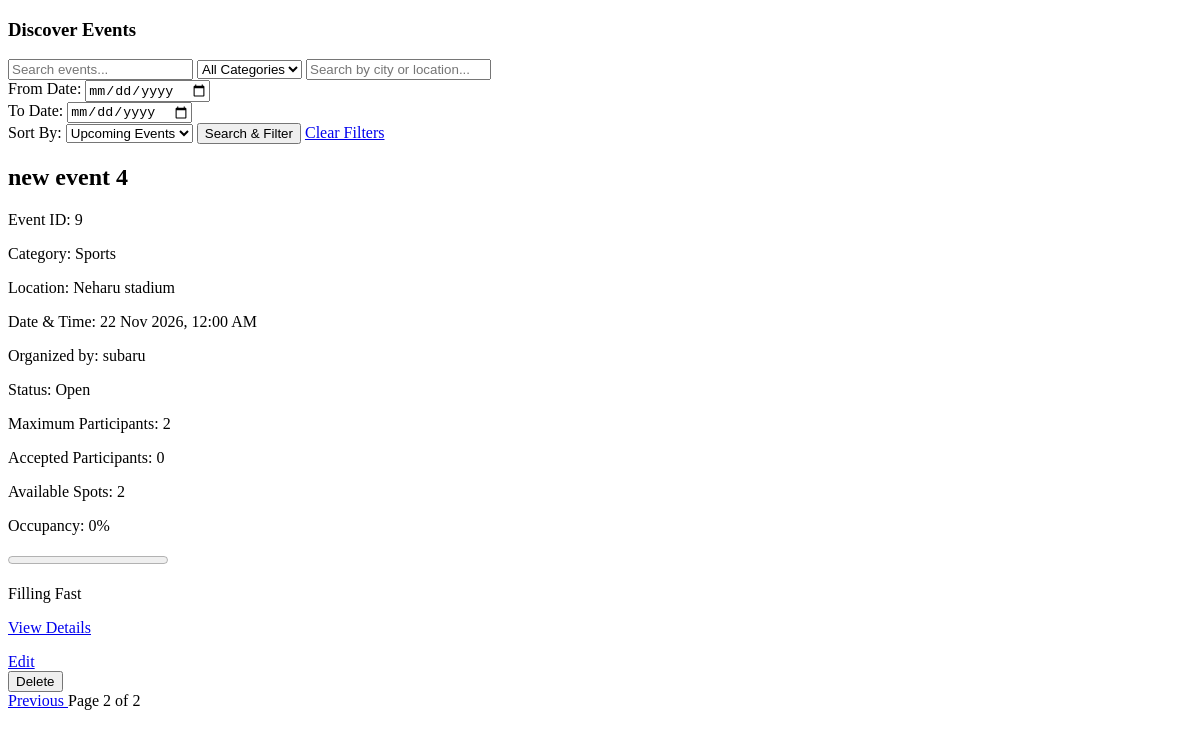
/events/?q=&category=&location=&start_date=&end_date=&sort=upcoming&page=2 (signed in), run on an earlier commit of the app's database.
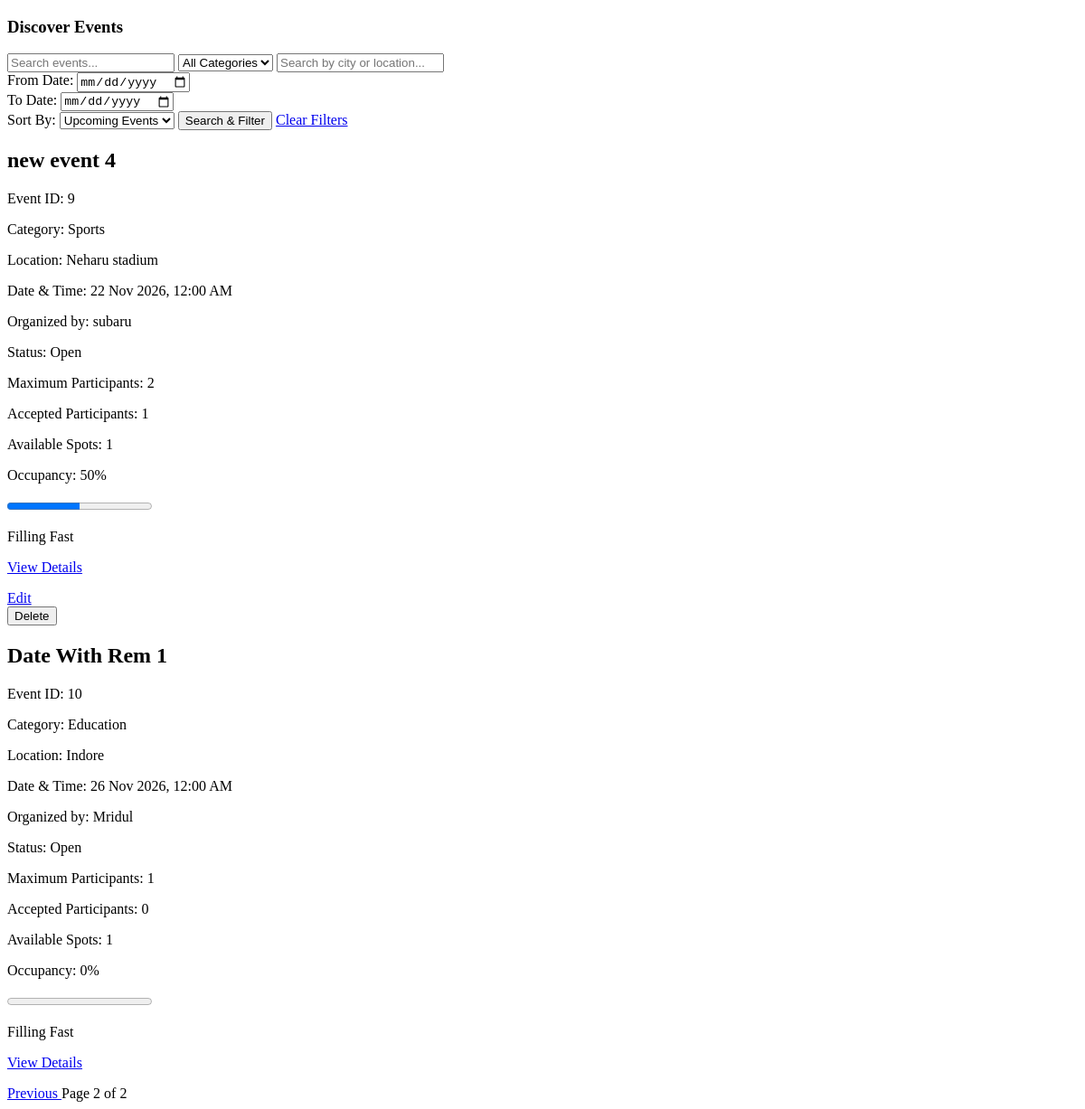
And on a later commit of the database.
### events/models.py (models this page shows, shortened)
class Event(models.Model):
    STATUS_CHOICES = [
        ('OPEN', 'Open'),
        ('FULL', 'Full'),
        ('CANCELLED', 'Cancelled'),
    ]
    title = models.CharField(max_length=100)
    description = models.TextField()
    category = models.ForeignKey(
        Category,
        on_delete=models.PROTECT,
        related_name='events'
    )
    created_by = models.ForeignKey(
        settings.AUTH_USER_MODEL,
        on_delete=models.CASCADE,
        related_name='created_events'
    )
    location = models.CharField(max_length=200)
    event_date = models.DateTimeField()
    max_participants = models.PositiveIntegerField()
    status = models.CharField(
        max_length=10,
        choices=STATUS_CHOICES,
        default='OPEN'
    )
    created_at = models.DateTimeField(auto_now_add=True)
    updated_at = models.DateTimeField(auto_now=True)

class Category(models.Model):
    name = models.CharField(max_length=100, unique=True)
    description = models.TextField(blank=True)

### accounts/models.py (models this page shows, shortened)
class User(AbstractUser):
    email = models.EmailField(unique=True)

### events/views.py (the view, shortened to what this page needs)
@login_required
def event_list(request):
    events = Event.objects.filter(
        status='OPEN'
    ).select_related(
        'category',
        'created_by'
    ).annotate(
        accepted_count=Count(
            'participation_requests',
            filter=Q(participation_requests__status='ACCEPTED')
        )
    ).annotate(
        available_spots=F('max_participants') - F('accepted_count')
    ).annotate(
        occupancy_percentage=ExpressionWrapper(
            F('accepted_count') * 100.0 / F('max_participants'),
            output_field=FloatField()
        )
    )
    categories = Category.objects.all()
    category_id = request.GET.get('category')
    search_query = request.GET.get('q', '')
    location_query = request.GET.get('location', '')
    start_date = request.GET.get('start_date', '')
    end_date = request.GET.get('end_date', '')
    if search_query:
        events = events.filter(title__icontains=search_query)
    if category_id:
        events = events.filter(category__id=category_id)
    if location_query:
        events = events.filter(location__icontains=location_query)
    if start_date:
        events = events.filter(event_date__date__gte=start_date)
    if end_date:
        events = events.filter(event_date__date__lte=end_date)
    sort_by = request.GET.get('sort', 'upcoming')
    if sort_by == 'upcoming':
        events = events.filter(
            event_date__gte=timezone.now()
        ).order_by('event_date')
    elif sort_by == 'newest':
        events = events.order_by('-created_at')
    elif sort_by == 'oldest':
        events = events.order_by('created_at')
    else:
        sort_by = 'upcoming'
        events = events.filter(
            event_date__gte=timezone.now()
        ).order_by('event_date')
    paginator = Paginator(events, 5)
    page_number = request.GET.get('page')
    page_obj = paginator.get_page(page_number)
    return render(
        request,
        'events/event_list.html',
        {
            'events': page_obj,
            'search_query': search_query,
            'categories': categories,
            'category_id': category_id,
            'location_query': location_query,
            'start_date': start_date,
            'end-date': end_date,
            'page_obj': page_obj,
            'sort_by': sort_by
        }
    )

### events/templates/events/event_list.html (shortened to what this page needs)
<!DOCTYPE html>
<html lang="en">
<head>
</head>
<body>
    <h3>Discover Events</h3>
    <form method="GET" action="{% url 'event_list' %}">
        <input
            type="text"
            name="q"
            placeholder="Search events..."
            value="{{ search_query }}"
        >
        <select name="category">
            <option value="">All Categories</option>
        </select>
        <input
            type="text"
            name="location"
            placeholder="Search by city or location..."
            value="{{ location_query }}"
        >
        <div>
            <label for="start_date">From Date:</label>
            <input
                type="date"
                id="start_date"
                name="start_date"
                value="{{ start_date }}"
                max="{{ end_date }}"
            >
        </div>
        <div>
            <label for="end_date">To Date:</label>
            <input
                type="date"
                id="end_date"
                name="end_date"
                value="{{ end_date }}"
                min="{{ start_date }}"
            >
        </div>
        <label for="sort">Sort By:</label>
        <select name="sort" id="sort">
            <option value="upcoming"
                {% if sort_by == 'upcoming' %}selected{% endif %}>
                Upcoming Events
            </option>
        </select>
        <button type="submit">Search & Filter</button>
        <a href="{% url 'event_list' %}">Clear Filters</a>
    </form>
    {% for event in events %}
        <div class="event-card">
            <h2>{{ event.title }}</h2>
            <p>Event ID: {{ event.pk }}</p>
            <p>Category: {{ event.category.name }}</p>
            <p>Location: {{ event.location }}</p>
            <p>
                Date & Time:
                {{ event.event_date|date:"d M Y, h:i A" }}
            </p>
            <p>Organized by: {{ event.created_by.username }}</p>
            <p>
                Status:
                {{ event.get_status_display }}
            </p>
            <p>
                Maximum Participants: {{ event.max_participants }}
            </p>
            <p>Accepted Participants: {{ event.accepted_count }}</p>
            <p>Available Spots: {{ event.available_spots }}</p>
            <div class="progress-container">
                <p>
                    Occupancy: {{ event.occupancy_percentage|floatformat:0 }}%
                </p>
                <progress
                    class="event-progress"
                    value="{{ event.accepted_count }}"
                    max="{{ event.max_participants }}">
                </progress>
            </div>
            {% if event.available_spots == 0 %}
                <p>Full</p>
            {% elif event.available_spots <= 2 %}
                <p> Filling Fast</p>
            {% else %}
                <p>Open</p>
            {% endif %}
            <p>
                <a href="{% url 'event_detail' event.pk %}">
                    View Details
                </a>
            </p>
            {% if request.user == event.created_by %}
                <a href="{% url 'edit_event' event.pk %}">Edit</a>
                <form method="POST"
                    action="{% url 'delete_event' event.pk %}"
                    onsubmit="return confirm('Are you sure you want to delete this event?');">
                    <button type="submit">Delete</button>
                </form>
            {% endif %}
        </div>
    {% empty %}
        <p>No events available.</p>
    {% endfor %}
    <div class="pagination">
        {% if page_obj.has_previous %}
            <a href="?q={{ search_query }}&category={{ category_id|default:'' }}&location={{ location_query }}&start_date={{ start_date }}&end_date={{ end_date }}&sort={{ sort_by }}&page={{ page_obj.previous_page_number }}">
                Previous
            </a>
        {% endif %}
        <span>
            Page {{ page_obj.number }} of {{ page_obj.paginator.num_pages }}
        </span>
    </div>
</body>
</html>

What changed in the data, as far as the page shows it:
computed for Event "new event 4": accepted_count "0" → "1"; available_spots "2" → "1"; occupancy_percentage "0" → "50"; {{ event.accepted_count }} 0 → 1 (drawn)
added Event: title "Date With Rem 1", pk "10", category.name "Education", location "Indore", event_date "26 Nov 2026, 12:00 AM", created_by.username "Mridul", status "Open", max_participants "1", accepted_count "0", available_spots "1", occupancy_percentage "0", shows "Filling Fast"
